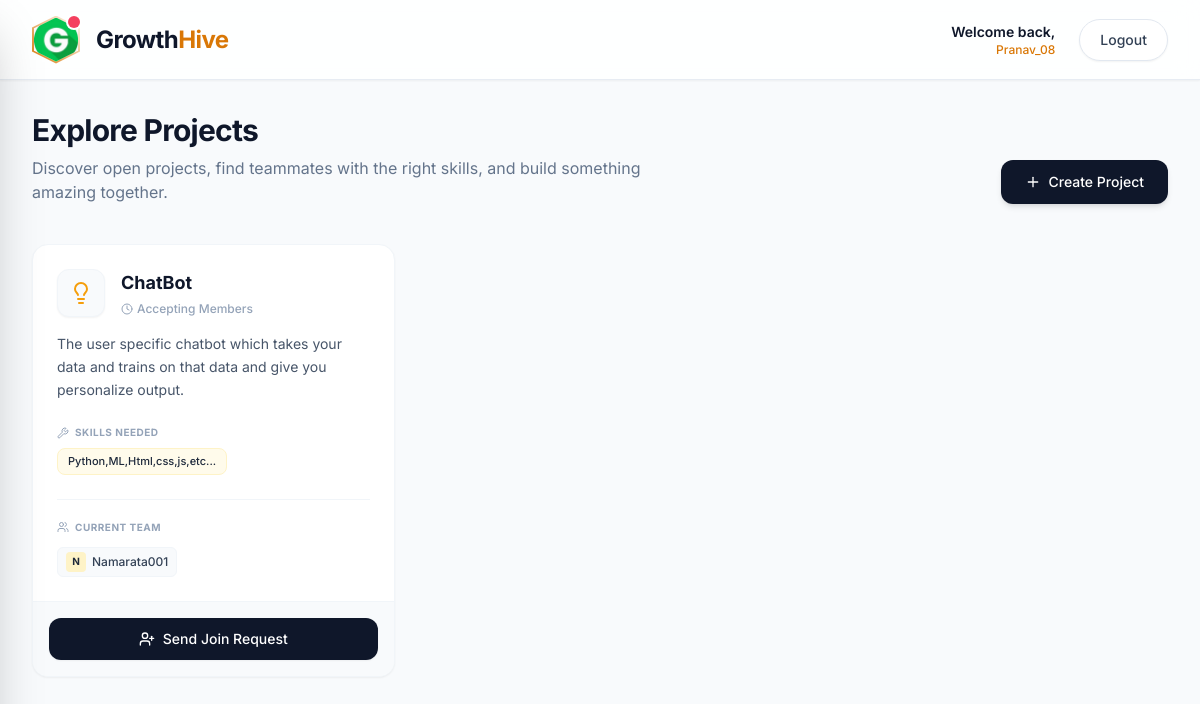
Page /collaboration/ (signed in) on the committed database.
### accounts/models.py (models this page shows, shortened)
class User(AbstractUser):
    ROLE_CHOICES = (
       ('student', 'Student'),
       ('alumni', 'Alumni'),
       ('teacher', 'Teacher'),
       ('admin', 'Admin'),
)
    role = models.CharField(max_length=10, choices=ROLE_CHOICES)

### collaboration/models.py (models this page shows, shortened)
class Project(models.Model):
    title = models.CharField(max_length=200)
    description = models.TextField()
    skills_required = models.CharField(max_length=200)
    created_by = models.ForeignKey(User, on_delete=models.CASCADE)
    created_at = models.DateTimeField(auto_now_add=True)
    members = models.ManyToManyField(User, blank=True, related_name='joined_projects')

### collaboration/views.py (the view)
# urls.py: path('', views.project_list, name='project_list'),
@login_required
def project_list(request):
    projects = Project.objects.all()
    return render(request, 'collaboration/project_list.html', {'projects': projects})

### templates/collaboration/project_list.html (shortened to what this page needs)
{% extends 'base.html' %}
{% load static %}
{% block content %}
<div class="max-w-7xl mx-auto w-full font-sans antialiased">
    <div class="flex flex-col sm:flex-row justify-between items-start sm:items-end mb-10 gap-4">
        <div>
            <h1 class="text-3xl font-bold tracking-tight text-slate-900">Explore Projects</h1>
            <p class="text-slate-500 mt-2 max-w-2xl">Discover open projects, find teammates with the right skills, and build something amazing together.</p>
        </div>
        <a href="/collaboration/create/"
           class="inline-flex items-center justify-center px-6 py-3 text-sm font-medium rounded-xl text-white bg-dark-900 hover:bg-brand-600 focus:outline-none focus:ring-2 focus:ring-offset-2 focus:ring-brand-500 transition-all duration-300 shadow-md hover:shadow-lg hover:-translate-y-0.5 whitespace-nowrap">
            <i data-lucide="plus" class="w-4 h-4 mr-2"></i>
            Create Project
        </a>
    </div>
    <div class="grid grid-cols-1 md:grid-cols-2 lg:grid-cols-3 gap-6">
        {% for project in projects %}
        <div class="bg-white rounded-2xl shadow-sm border border-slate-100 overflow-hidden hover:shadow-lg transition-all duration-300 flex flex-col relative group">
            <div class="p-6 flex-grow relative z-10 flex flex-col">
                <div class="flex items-start gap-4 mb-4">
                    <div class="w-12 h-12 flex-shrink-0 rounded-xl bg-slate-50 border border-slate-100 flex items-center justify-center text-brand-500 shadow-sm">
                        <i data-lucide="lightbulb" class="w-6 h-6"></i>
                    </div>
                    <div>
                        <h3 class="text-lg font-bold text-slate-900 mb-1 group-hover:text-brand-600 transition-colors line-clamp-2">
                            {{ project.title }}
                        </h3>
                        <p class="text-xs font-medium text-slate-400 flex items-center gap-1">
                            <i data-lucide="clock" class="w-3 h-3"></i> Accepting Members
                        </p>
                    </div>
                </div>
                <p class="text-sm text-slate-600 leading-relaxed line-clamp-3 mb-6">
                    {{ project.description|default:"No description provided for this project." }}
                </p>
                <div class="mb-6">
                    <p class="text-[10px] font-bold text-slate-400 uppercase tracking-wider mb-2 flex items-center">
                        <i data-lucide="wrench" class="w-3 h-3 mr-1.5"></i> Skills Needed
                    </p>
                    <div class="flex flex-wrap gap-2">
                        {% if project.skills_required %}
                            <span class="inline-flex items-center px-2.5 py-1 rounded-lg bg-brand-50 border border-brand-100 text-[11px] font-medium text-brand-700">
                                {{ project.skills_required }}
                            </span>
                        {% else %}
                            <span class="text-xs text-slate-400 italic">No specific skills listed</span>
                        {% endif %}
                    </div>
                </div>
                <div class="mt-auto pt-5 border-t border-slate-100">
                    <p class="text-[10px] font-bold text-slate-400 uppercase tracking-wider mb-3 flex items-center">
                        <i data-lucide="users" class="w-3 h-3 mr-1.5"></i> Current Team
                    </p>
                    <div class="flex flex-wrap gap-2">
                        {% for member in project.members.all %}
                            <div class="flex items-center gap-1.5 bg-slate-50 border border-slate-100 px-2 py-1 rounded-md">
                                <div class="w-5 h-5 rounded bg-brand-100 flex items-center justify-center text-brand-700 text-[10px] font-bold uppercase">
                                    {{ member.username|first }}
                                </div>
                                <span class="text-xs font-medium text-slate-700">{{ member.username }}</span>
                            </div>
                        {% empty %}
                            <span class="text-xs text-slate-500 italic bg-slate-50 px-2 py-1 rounded-md border border-slate-100 border-dashed">
                                Looking for first member
                            </span>
                        {% endfor %}
                    </div>
                </div>
            </div>
            <div class="p-4 bg-slate-50 border-t border-slate-100 relative z-10">
                <form method="POST" action="{% url 'send_join_request' project.id %}">
                    <button type="submit"
                            class="w-full flex justify-center items-center py-2.5 px-4 border border-transparent text-sm font-medium rounded-xl text-white bg-dark-900 hover:bg-brand-600 focus:outline-none focus:ring-2 focus:ring-offset-2 focus:ring-brand-500 transition-all duration-300 shadow-sm hover:shadow-md">
                        <i data-lucide="user-plus" class="w-4 h-4 mr-2"></i>
                        Send Join Request
                    </button>
                </form>
            </div>
        </div>
        {% endfor %}
    </div>
</div>
{% endblock %}

### templates/base.html (shortened to what this page needs)
{% load static %}
<!DOCTYPE html>
<html lang="en" class="scroll-smooth">
<head>
    <script src="https://cdn.tailwindcss.com"></script>
    <link rel="stylesheet" href="{% static 'css/home.css' %}">
</head>
<body class="bg-slate-50 text-slate-800 font-sans antialiased min-h-screen flex flex-col overflow-x-hidden">
    <nav class="fixed w-full z-30 glass-nav shadow-sm h-20 flex items-center">
        <div class="w-full max-w-7xl mx-auto px-4 sm:px-6 lg:px-8 flex justify-between items-center">
            <div class="flex items-center gap-4">
                <button onclick="toggleSidebar()" class="relative group focus:outline-none focus:ring-2 focus:ring-brand-500 focus:ring-offset-2 rounded-full transition-transform hover:scale-105 active:scale-95">
                    <div class="w-12 h-12 bg-gradient-to-tr from-brand-600 to-brand-400 clip-hexagon p-0.5 shadow-md flex items-center justify-center">
                       {% if user.is_authenticated %}
                           {% if user.profile and user.profile.image %}
                             <img src="{{ user.profile.image.url }}"
                             class="w-full h-full object-cover clip-hexagon bg-white">
                           {% else %}
                             <img src="{% static 'images/logo.jpg' %}"
                              class="w-full h-full object-cover clip-hexagon bg-white">
                          {% endif %}
                      {% else %}
                           <div class="w-full h-full clip-hexagon bg-white flex items-center justify-center text-brand-500">
                           <i data-lucide="user" class="w-6 h-6"></i>
                          </div>
                      {% endif %}
                    </div>
                    {% if user.is_authenticated %}
                    <span class="absolute top-0 right-0 block h-3 w-3 rounded-full bg-rose-500 ring-2 ring-white"></span>
                    {% endif %}
                </button>
                <a href="/accounts/profile" class="font-bold text-2xl tracking-tight text-dark-900 hover:opacity-80 transition-opacity hidden sm:block">
                    Growth<span class="text-brand-600">Hive</span>
                </a>
            </div>
            <div class="flex items-center gap-4">
                {% if user.is_authenticated %}
                    <div class="hidden md:flex flex-col items-end mr-2">
                        <span class="text-sm font-semibold text-dark-900">Welcome back,</span>
                        <span class="text-xs text-brand-600 font-medium">{{ user.username }}</span>
                    </div>
                    <a href="/accounts/logout/" class="hidden sm:inline-flex px-5 py-2.5 text-sm font-medium text-slate-700 bg-white hover:bg-slate-50 border border-slate-200 rounded-full transition-all duration-300 shadow-sm">
                        Logout
                    </a>
                {% endif %}
            </div>
        </div>
    </nav>
    <main class="flex-grow pt-28 pb-12 px-4 sm:px-6 lg:px-8 max-w-7xl mx-auto w-full relative z-10">
        {% block content %}{% endblock %}
    </main>
</body>
</html>

### static/css/home.css (style rules this page uses)
.glass-nav { background: rgba(255, 255, 255, 0.85); backdrop-filter: blur(12px); -webkit-backdrop-filter: blur(12px); border-bottom: 1px solid rgba(226, 232, 240, 0.8); }
.clip-hexagon { clip-path: polygon(50% 0%, 100% 25%, 100% 75%, 50% 100%, 0% 75%, 0% 25%); }

### rows in the picture
User: username "Pranav_08"
Project: title "ChatBot", description "The user specific chatbot which takes your data and trains on that data and give you personalize output.", skills_required "Python,ML,Html,css,js,etc..."
User: username|first "N", username "Namarata001"
